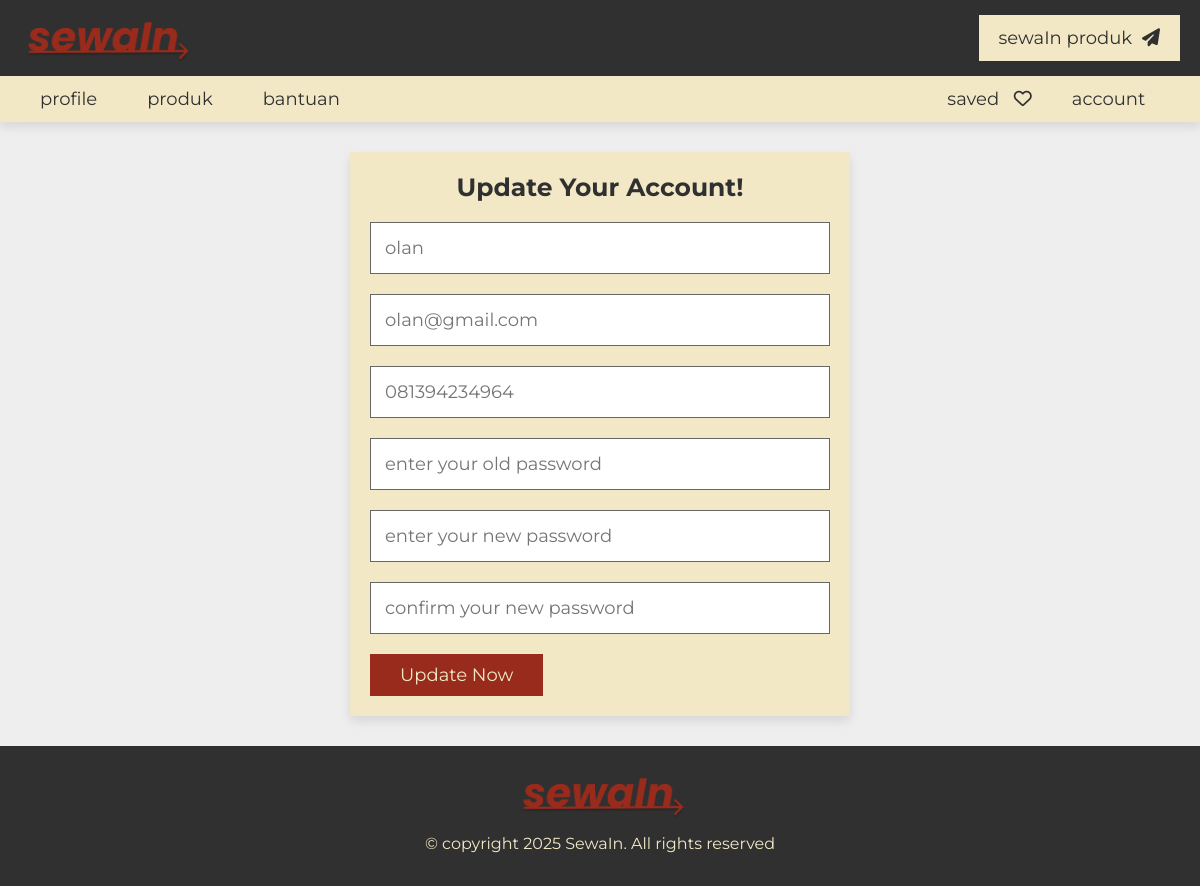
Page /project/update.php (signed in) on the committed database.
### tables this page shows
CREATE TABLE `users` (
  `id` int(20) NOT NULL,
  `name` varchar(50) NOT NULL,
  `number` varchar(13) NOT NULL,
  `email` varchar(50) NOT NULL,
  `password` varchar(50) NOT NULL,
  `profile_pic` varchar(255) DEFAULT NULL
);

### project/update.php (the view, shortened to what this page needs)
<?php
include 'components/connect.php';
if(isset($_COOKIE['user_id'])){
   $user_id = $_COOKIE['user_id'];
}else{
   $user_id = '';
   header('location:login.php');
}
$select_user = $conn->prepare("SELECT * FROM `users` WHERE id = ? LIMIT 1");
$select_user->execute([$user_id]);
$fetch_user = $select_user->fetch(PDO::FETCH_ASSOC);
?>
<!DOCTYPE html>
<html lang="en">
<head>
   <link rel="stylesheet" href="https://cdnjs.cloudflare.com/ajax/libs/font-awesome/6.2.0/css/all.min.css">
   <link rel="stylesheet" href="css/style.css">
</head>
<body>
<?php include 'components/user_header.php'; ?>
<section class="form-container">
   <form action="" method="post">
      <h3>update your account!</h3>
      <input type="tel" name="name" maxlength="50" placeholder="<?= $fetch_user['name']; ?>" class="box">
      <input type="email" name="email" maxlength="50" placeholder="<?= $fetch_user['email']; ?>" class="box">
      <input type="number" name="number" min="0" max="99999999999999999999" maxlength="20" placeholder="<?= $fetch_user['number']; ?>" class="box">
      <input type="password" name="old_pass" maxlength="20" placeholder="enter your old password" class="box">
      <input type="password" name="new_pass" maxlength="20" placeholder="enter your new password" class="box">
      <input type="password" name="c_pass" maxlength="20" placeholder="confirm your new password" class="box">
      <input type="submit" value="update now" name="submit" class="btn">
   </form>
</section>
<?php include 'components/footer.php'; ?>
</body>
</html>

### project/css/style.css (style rules this page uses)
:root { --main-color:#982B1C; --light-color:#666; --light-bg:#eee; --white:#F2E8C6; --black:#303030; --border:.1rem solid var(--light-color); --box-shadow:0 .5rem 1rem rgba(0,0,0,.1); }
* { font-family: 'Montserrat', sans-serif; margin: 0; padding: 0; box-sizing: border-box; outline: none; border: none; text-decoration: none; }
html { font-size: 62.5%; overflow-x: hidden; scroll-behavior: smooth; scroll-padding-top: 10rem; }
body { background-color: var(--light-bg); min-height: 100vh; margin: 0; }
section { padding: 3rem 2rem; max-width: 1200px; margin: 0 auto; }
.btn, .inline-btn { margin-top: 1rem; padding: 1rem 3rem; background-color: var(--main-color); color: var(--white); cursor: pointer; text-align: center; font-size: 1.8rem; text-transform: capitalize; }
.btn { display: block; width: fit-content; }
.form-container form { max-width: 50rem; margin: 0 auto; background-color: var(--white); box-shadow: var(--box-shadow); padding: 2rem; text-align: center; }
.form-container form h3 { padding-bottom: 1rem; font-size: 2.5rem; color: var(--black); text-transform: capitalize; }
.form-container form .box { border: var(--border); padding: 1.4rem; color: var(--black); margin: 1rem 0; width: 100%; font-size: 1.8rem; }

### rows in the picture
users: name "olan", email "olan@gmail.com", number "081394234964"
